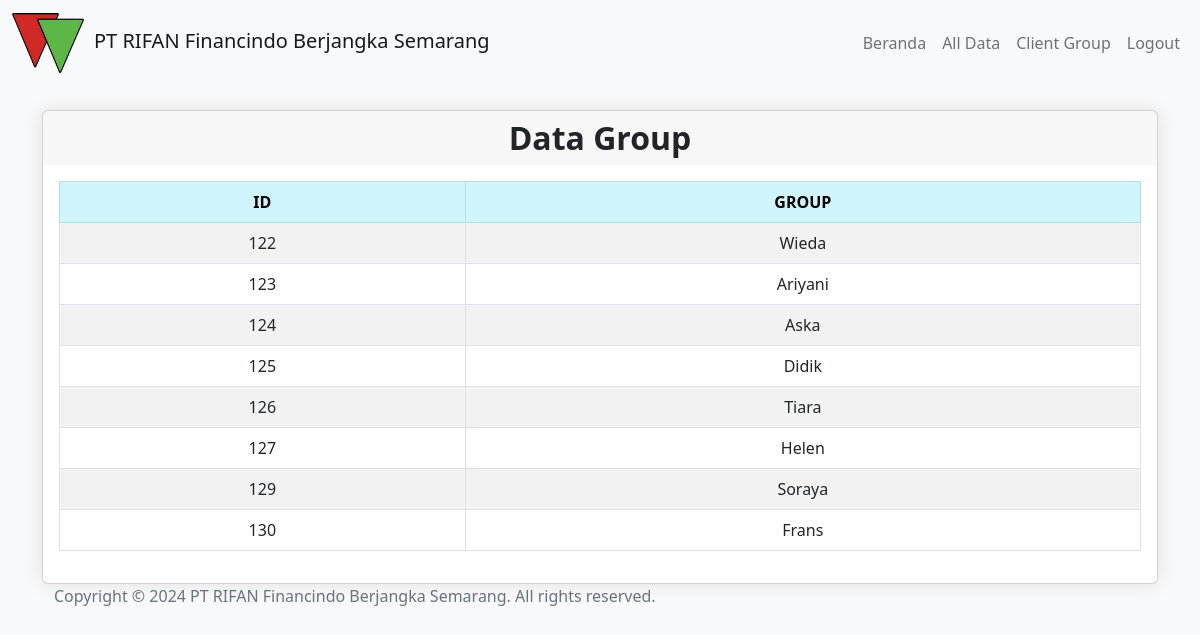
/client/daftargroup.php, run on the app's committed database.
### tables this page shows
CREATE TABLE `tagroup` (
  `id` int(3) NOT NULL,
  `namagroup` varchar(50) NOT NULL
);

### client/daftargroup.php (the view, shortened to what this page needs)
<?php
include '../tools/koneksirifan.php';
include '../layout/header.php';
include '../layout/navbar.php';
?>
<div class="container py-4">
        <div class="card">
            <div class="card-header">
                <h2 class="text-center fw-bold mb-0">Data Group</h2>
            </div>
            <div class="card-body">
                <div class="row">
                    <div class="col-lg-12">
                        <table class="table table-striped table-bordered">
                            <thead>
                                <tr class="table-info">
                                    <th>ID</th>
                                    <th>GROUP</th>
                                </tr>
                            </thead>
                        <tbody>
                            <?php
                            $data = $conn->query("SELECT * FROM tagroup");
                            while ($kriteria = $data->fetch_assoc()) { ?>
                                    <tr>
                                        <td><?= $kriteria['id'] ?></td>
                                        <td><?= $kriteria['namagroup'] ?></td>
                                    </tr>
                                    <?php } ?>
                        </tbody>
                    </table>
                    </div>
        </div>
    </div>
</div>
<?php include '../layout/footer.php'; ?>

### tools/css/style.css (style rules this page uses)
.table > thead > tr > * { vertical-align: middle; text-align: center; }
.table > tbody > tr > * { vertical-align: middle; text-align: center; }

### client/daftargroup.php (style rules this page uses)
body { background-color: #f8f9fa; }
.card { background-color: #fff; box-shadow: 0px 0px 20px rgba(0, 0, 0, 0.1); }
.card-header { background-color: ; color:; border-bottom: none; }
.table th, .table td { vertical-align: middle; }

### data on the page
tagroup: id "122", namagroup "Wieda"
tagroup: id "123", namagroup "Ariyani"
tagroup: id "124", namagroup "Aska"
tagroup: id "125", namagroup "Didik"
tagroup: id "126", namagroup "Tiara"
tagroup: id "127", namagroup "Helen"
tagroup: id "129", namagroup "Soraya"
tagroup: id "130", namagroup "Frans"
